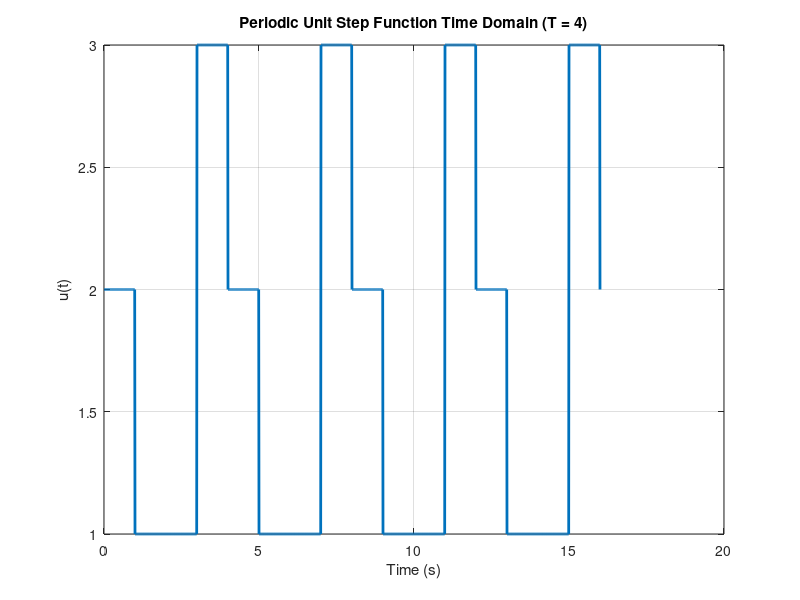

Source code (MATLAB):
clc;
clear all;
close all;

% Time vector
T = 4; % 4 periods
t = (0:0.01:4*T)'; % Extend the time vector to cover 4 periods

% Unit step function with period T=4
a = mod(t, 4) >= 0;    % 0 <= t < 4
b = mod(t, 4) >= 1;    % 1 <= t < 5
c = mod(t, 4) >= 3;    % 3 <= t < 7
d = mod(t, 4) >= 4;    % 4 <= t < 8
x = 2*a - b + 2*c - 3*d;

% Plot the periodic unit step function
figure;
plot(t, x, 'LineWidth', 2);
title('Periodic Unit Step Function Time Domain (T = 4)');
xlabel('Time (s)');
ylabel('u(t)');
grid on;